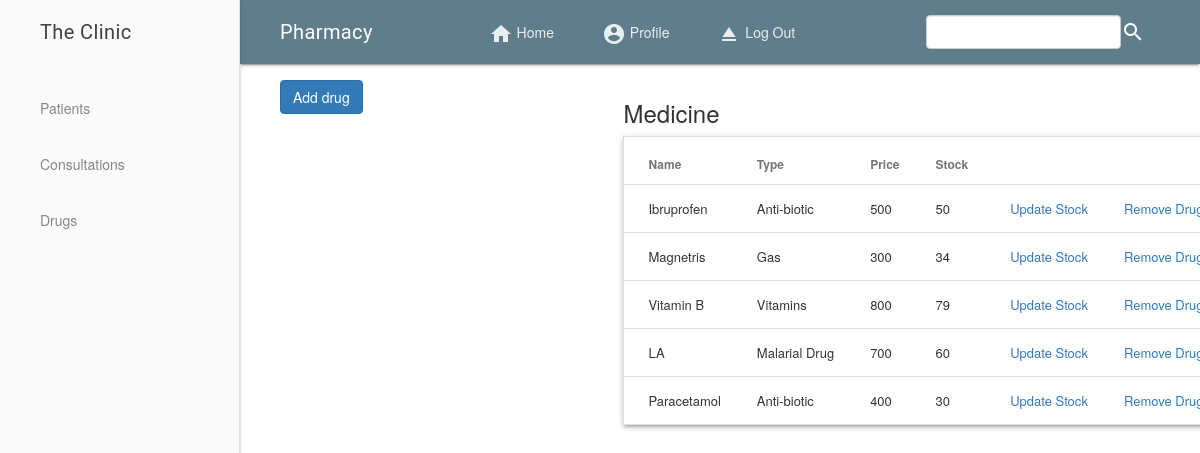
The page /pharmacy/drugs.php (signed in) on the database its author committed.
### tables this page shows
CREATE TABLE `drugs` (
  `drug_id` int(11) NOT NULL,
  `drug_name` varchar(30) NOT NULL,
  `drug_type` varchar(30) NOT NULL,
  `stock` int(5) NOT NULL,
  `price` int(10) DEFAULT NULL,
  `pharmacist_id` int(11) NOT NULL
);

### pharmacy/drugs.php (the view, shortened to what this page needs)
<?php
include "header.php";
?>
<main class="mdl-layout__content" style="padding-left: 2%;" id="home">
	<div class="mdl-grid">
	<div class="mdl-cell mdl-cell--4-col"">
	<input type='button' class='btn btn-primary' value='Add drug' id='ubutton'/>
 	</div>
	<div class="mdl-cell mdl-cell--6-col" style="padding-left: 4%;">
		<h3> Medicine </h3>
		<?php
		include ("../database/dbconnect.php");
	            $drugs = mysqli_query($db, "SELECT * FROM `drugs`");
                if($drugs) {
	                echo "<table class='mdl-data-table mdl-js-data-table mdl-shadow--3dp'>
                    <thead>
                    <tr>
					<th class='mdl-data-table__cell--non-numeric'> Name </th>
					<th class='mdl-data-table__cell--non-numeric'> Type </th>
					<th class='mdl-data-table__cell--non-numeric'> Price </th>
					<th class='mdl-data-table__cell--non-numeric'> Stock </th>
					</tr>
			        </thead>";
			    while ($rows = mysqli_fetch_array($drugs)) {
			    	$id = $rows['drug_id'];
			        echo "<tbody>";
					echo "<tr>";
					echo "<td class='mdl-data-table__cell--non-numeric'>". $rows['drug_name'] . "</td>";
					echo "<td class='mdl-data-table__cell--non-numeric'>". $rows['drug_type'] . "</td>";
					echo "<td class='mdl-data-table__cell--non-numeric'>". $rows['price'] . "</td>";
					echo "<td class='mdl-data-table__cell--non-numeric'>". $rows['stock'] . "</td>";
					echo "<td><a href='updstock.php?upd=$id'> Update Stock </a> </td>";
					echo "<td><a href='drugs.php?del=$id'> Remove Drug </a> </td>";
					echo "</tr>";
			        echo "</tbody>";
			       }
			      }
				echo "</table>";
			?>
		</div>
		</div>

### rows shown on the page
drugs: drug_name "Ibruprofen", drug_type "Anti-biotic", price "500", stock "50"
drugs: drug_name "Magnetris", drug_type "Gas", price "300", stock "34"
drugs: drug_name "Vitamin B", drug_type "Vitamins", price "800", stock "79"
drugs: drug_name "LA", drug_type "Malarial Drug", price "700", stock "60"
drugs: drug_name "Paracetamol", drug_type "Anti-biotic", price "400", stock "30"
